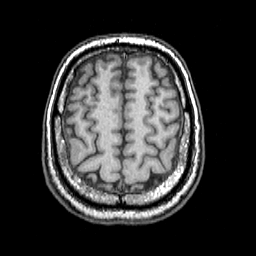
#> input picture 105.png, 256 x 256 px
$ python only-PCA.py
#> lines starting #> are read from the running program, lines starting #| are printed output that depends on the picture; after the words box and inside, x2 and y2 are one past the last pixel; in counts of white or black regions, pixels touching at a corner belong together
#!/usr/bin/env python
# coding: utf-8
#encoding:GBK
# """
# 基于PCA的图像降维及重构
# """
#get_ipython().run_line_magic('matplotlib', 'inline')
import numpy as np
import cv2
import matplotlib.pyplot as plt


# 数据中心化
# 输入参数：矩阵
# 返回值：中心化后的矩阵，扩充至原大小的各列均值矩阵
def Z_centered(dataMat):
    rows,cols=dataMat.shape
    meanVal = np.mean(dataMat, axis=0)  # 按列求均值，即求各个特征的均值
    meanVal = np.tile(meanVal,(rows,1))
    newdata = dataMat-meanVal
    return newdata, meanVal


# 求协方差矩阵
def Cov(dataMat):
    meanVal = np.mean(dataMat,0) #压缩行，返回1*cols矩阵，对各列求均值
    rows=dataMat.shape[0]
    meanVal = np.tile(meanVal, (rows,1)) #把数组沿各个方向复制(y,x)，返回rows行的均值矩阵
    Z = dataMat - meanVal
    Zcov = (1/(rows-1))*Z.T * Z#协方差公式
    return Zcov

#最小化降维造成的损失，确定k
def Percentage2n(eigVals, percentage):
    sortArray = np.sort(eigVals)  # 升序
    sortArray = sortArray[-1::-1]  # 逆转，即降序
    arraySum = sum(sortArray)
    tmpSum = 0
    num = 0
    for i in sortArray:
        tmpSum += i
        num += 1
        if tmpSum >= arraySum * percentage:
            return num

#得到最大的k个特征值和特征向量
def EigDV(covMat, p):
    D, V = np.linalg.eig(covMat) # 得到特征值和特征向量covMat=V^-1DV
    k = Percentage2n(D, p) # 确定k值
    print("保留99%信息，降维后的特征个数："+str(k)+"\n")
    print("D ",D.shape," V ",V.shape)

    eigenvalue = np.argsort(D)#将矩阵D按照axis排序，并返回排序后的下标
    K_eigenValue = eigenvalue[-1:-(k+1):-1]
    K_eigenVector = V[:,K_eigenValue]#行全部选取，列选取特征值对应的下标列
    return D[0:k], K_eigenVector

#得到降维后的数据
def getlowDataMat(DataMat, K_eigenVector):
    return DataMat * K_eigenVector

#重构数据
def Reconstruction(lowDataMat, K_eigenVector, meanVal):
    reconDataMat = lowDataMat * K_eigenVector.T + meanVal
    return reconDataMat

# """
# PCA算法
# 功能：降维至保留p的信息
# 传入参数：data图片，p保留百分比
# 返回值：
# """
def PCA(data, p):
    dataMat = np.float32(np.mat(data))
    #数据中心化
    dataMat, meanVal = Z_centered(dataMat)
    #计算协方差矩阵
    covMat = Cov(dataMat)#covMat[i][j]表示第i，j列的相关度
    #covMat = np.cov(dataMat, rowvar=0)
    #得到最大的k个特征值和特征向量
    D, V = EigDV(covMat, p)#(40,)   (256, 40)
    print(D,V)
    #得到降维后的数据
    lowDataMat = getlowDataMat(dataMat, V)#(256,256)*(256,40)=(256, 40)
    #[D]^-1V[D]=covMat
    #lowDateMate=dateMate*V
    #重构数据
    reconDataMat = Reconstruction(lowDataMat, V, meanVal)
    #re=low*V+meanVal
    return reconDataMat

def main():
    imagePath = '105.png'
    image = cv2.imread(imagePath,cv2.IMREAD_GRAYSCALE)
#> image is the input picture: shape (256, 256); min 0, max 255, mean 50.1
    #image=[[1,2,3],[3,5,6],[3,8,9]]
    #image=cv2.cvtColor(image,cv2.COLOR_BGR2GRAY)
    # cv2.imshow("image",image)

    # cv2.waitKey(0) #等待按键
    canny=cv2.Canny(image,35,200)
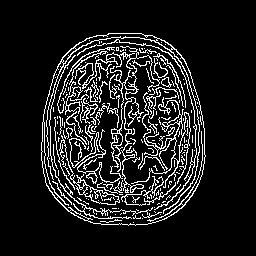
#> canny: shape (256, 256); 11.6% white in thin lines or dots, all inside (x1, y1, x2, y2) = (41, 33, 206, 226)
    rows,cols=image.shape
#> rows = 256; cols = 256
    print("降维前的特征个数："+str(cols)+"\n")
#| 降维前的特征个数：256

    reconImage = PCA(image, 0.99)
#> in Z_centered, `meanVal = np.tile(meanVal,(rows,1))`:
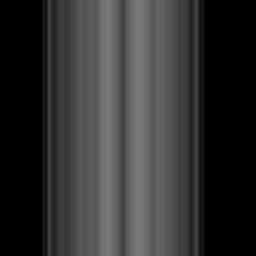
#> meanVal: shape (256, 256) float32; min 0, max 121.7, mean 50.1
#> in Z_centered, `newdata = dataMat-meanVal`:
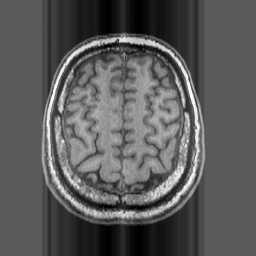
#> newdata: shape (256, 256) float32; min -121.7, max 220.1, mean 0; drawn with min black and max white
#> in Cov, `meanVal = np.tile(meanVal, (rows,1))`: meanVal: shape (256, 256) float32; every value is 0
#> in Cov, `Zcov = (1/(rows-1))*Z.T * Z#协方差公式`:
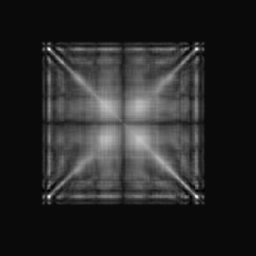
#> Zcov: shape (256, 256) float64; min -430.5, max 9867.1, mean 1169.4; drawn with min black and max white
#> in EigDV, `D, V = np.linalg.eig(covMat)`:
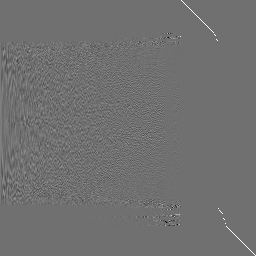
#> V: shape (256, 256) float64; min -0.789, max 1, mean 0.00128; drawn with min black and max white
#> in EigDV, `D, V = np.linalg.eig(covMat)`: D = 256 values, max 510414.3 at index 0, min 0 at index 181, mean 3476.1
#> in Percentage2n, `sortArray = np.sort(eigVals)`: sortArray = 256 values from 0 to 510414.3
#> in Percentage2n, `sortArray = sortArray[-1::-1]`: sortArray has the same summary as D in EigDV
#> in Percentage2n, `arraySum = sum(sortArray)`: arraySum = 889891.6
#> the loop in Percentage2n, `for i in sortArray:` made 40 passes
#> (i, tmpSum) on passes 1 to 12: (510414.3, 510414.3), (75479.8, 585894.1), (46527.5, 632421.6), (39410.7, 671832.3), (30724, 702556.3), (26139.2, 728695.4), (21654.8, 750350.3), (17679.4, 768029.6), (14723.7, 782753.3), (12248, 795001.3), (11559.8, 806561.1), (9415.3, 815976.4)
#> after the loop in Percentage2n, `for i in sortArray:`: num = 40; tmpSum = 881093.7
#> in EigDV, `k = Percentage2n(D, p)`: k = 40
#| 保留99%信息，降维后的特征个数：40
#| D  (256,)  V  (256, 256)
#> in EigDV, `eigenvalue = np.argsort(D)#将矩阵D按照axis排序，并返回排序后的下标`: eigenvalue = 256 values, max 255 at index 11, min 0 at index 255, mean 127.5
#> in EigDV, `K_eigenValue = eigenvalue[-1:-(k+1):-1]`: K_eigenValue = 40 values from 0 to 39
#> in EigDV, `K_eigenVector = V[:,K_eigenValue]#行全部选取，列选取特征值对应的下标列`:
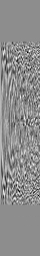
#> K_eigenVector: shape (256, 40) float64; min -0.346, max 0.277, mean 0.000732; drawn with min black and max white
#> in PCA, `D, V = EigDV(covMat, p)#(40,)   (256, 40)`: D = 40 values, max 510414.3 at index 0, min 634.7 at index 39, mean 22027.3
#> (printed output is left out)
    reconImage = reconImage.astype(np.uint8)
    canny_PCA = cv2.Canny(reconImage, 35, 200)
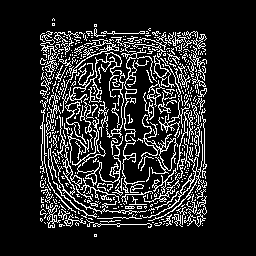
#> canny_PCA: shape (256, 256); 14.6% white in thin lines or dots, all inside (x1, y1, x2, y2) = (40, 18, 207, 237)

    plt.figure(figsize=(20,20))
    pic_row,pic_col=2,2
    plt.axis('off')

    plt.subplot(pic_row,pic_col,1)
    plt.imshow(image,cmap='gray')
    plt.title("origin")
    plt.subplot(pic_row,pic_col,2)
    plt.imshow(reconImage,cmap='gray')
    plt.title("recon_PCA")
    plt.subplot(pic_row,pic_col,3)
    plt.title("without PCA canny")
    plt.imshow(canny,cmap='gray')
    plt.subplot(pic_row,pic_col,4)
    plt.imshow(canny_PCA,cmap='gray')
    plt.title("PCA-canny")
    plt.show()

    cv2.waitKey(0)
    cv2.destroyAllWindows()

if __name__=='__main__':
    main()

$ run again, with 072.png copied over 105.png
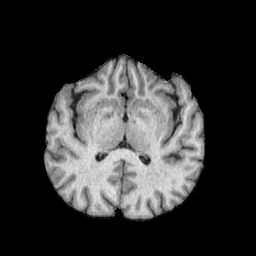
#> input picture 072.png, 256 x 256 px
#> in main, image is the input picture: shape (256, 256); min 0, max 235, mean 49.5
#> canny: shape (256, 256); 9.3% white in thin lines or dots, all inside (x1, y1, x2, y2) = (44, 54, 205, 222)
#| 降维前的特征个数：256
#> in EigDV, `D, V = np.linalg.eig(covMat)`:
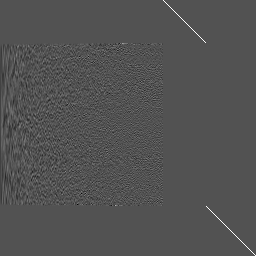
#> V: shape (256, 256) float64; min -0.477, max 1, mean 0.00124; drawn with min black and max white
#> in EigDV, `D, V = np.linalg.eig(covMat)`: D = 256 values, max 837435.6 at index 0, min 0 at index 163, mean 4097.5
#> in Percentage2n, `sortArray = np.sort(eigVals)`: sortArray = 256 values from 0 to 837435.6
#> in Percentage2n, `sortArray = sortArray[-1::-1]`: sortArray has the same summary as D in EigDV
#> arraySum = 1048949.4
#> the loop in Percentage2n, `for i in sortArray:` made 20 passes
#> (i, tmpSum) on passes 1 to 8: (837435.6, 837435.6), (71223.6, 908659.2), (34344.7, 943003.9), (21705.5, 964709.5), (17077.8, 981787.2), (10486.6, 992273.8), (7950.7, 1000224.5), (6899.9, 1007124.3)
#> after the loop in Percentage2n, `for i in sortArray:`: num = 20; tmpSum = 1038701.8
#> k = 20
#| 保留99%信息，降维后的特征个数：20
#| D  (256,)  V  (256, 256)
#> eigenvalue = 256 values, max 255 at index 45, min 0 at index 255, mean 127.5
#> K_eigenValue = 20 values from 0 to 19
#> in PCA, `D, V = EigDV(covMat, p)#(40,)   (256, 40)`: D = 20 values, max 837435.6 at index 0, min 1045 at index 19, mean 51935.1
#> (printed output is left out)
#> in main, `canny_PCA = cv2.Canny(reconImage, 35, 200)`:
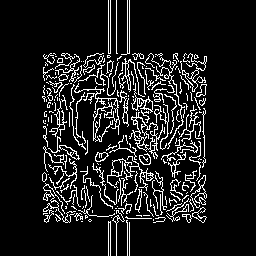
#> canny_PCA: shape (256, 256); 11% white in thin lines or dots, all inside (x1, y1, x2, y2) = (42, 0, 207, 256)
